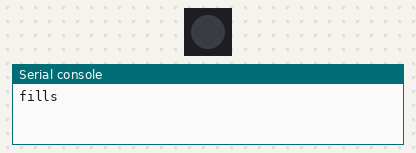
The program below on a simulated Raspberry Pi Pico running MicroPython. Parts: 1 RGB LEDs in strip order, left to right, the last lines printed to the serial console. Dim RGB values are drawn brighter than linear.

Above: at 0.11 s.
At 1.58 s:
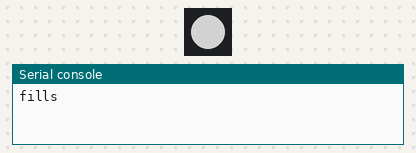
At 2.63 s:
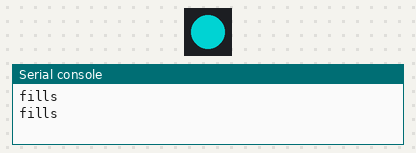
At 3.68 s:
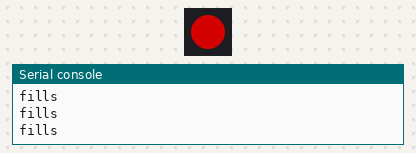
Timing chart, 0 to 4.0 s (numbered marks = the images above):
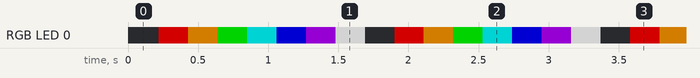

Measured:
- by itself, RGB LED 0: repeats every 1.7 s: RGB(127, 75, 0) 0.21 s, RGB(0, 127, 0) 0.21 s, RGB(0, 127, 127) 0.21 s, RGB(0, 0, 127) 0.21 s, RGB(90, 0, 127) 0.21 s, RGB(127, 127, 127) 0.21 s, off 0.21 s, RGB(127, 0, 0) 0.21 s
- by itself, everything shown: repeats every 1.7 s, in 8 steps

The program:

L12_rgb_led.py
```python
from ws2812 import WS2812
import utime

BLACK = (0, 0, 0)
RED = (255, 0, 0)
YELLOW = (255, 150, 0)
GREEN = (0, 255, 0)
CYAN = (0, 255, 255)
BLUE = (0, 0, 255)
PURPLE = (180, 0, 255)
WHITE = (255, 255, 255)
COLORS = (BLACK, RED, YELLOW, GREEN, CYAN, BLUE, PURPLE, WHITE)

led = WS2812(18,1)#WS2812(pin_num,led_count)

while True:
    print("fills")
    for color in COLORS:
        led.pixels_fill(color)
        led.pixels_show()
        utime.sleep(0.2)
```
